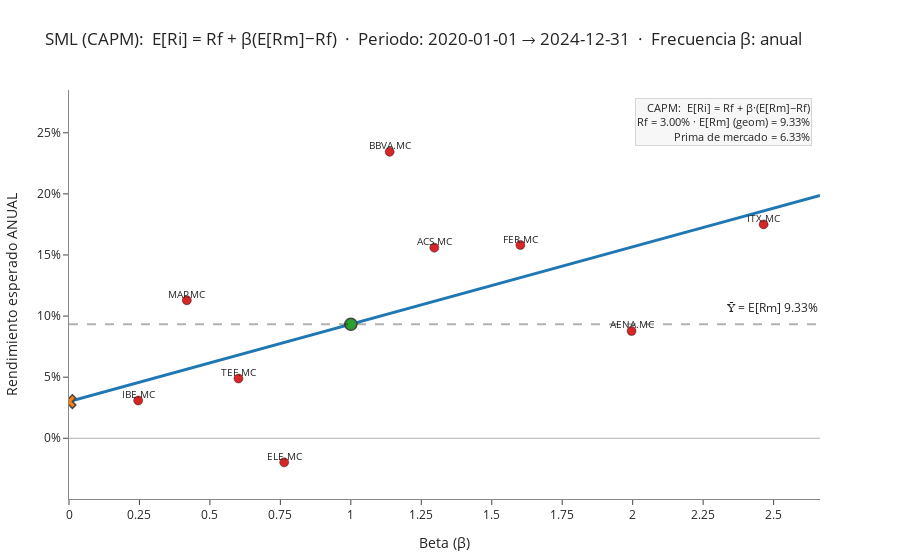

The cell this chart's notebook holds for it:
### Code cell
# ============================================
# SML (Security Market Line) — VERSIÓN ANUAL (2020–2024)
# Snowflake → IBEX + Activos → β ANUAL (excesos, OLS) → SML anual (geom.)
# ============================================

import pandas as pd
import numpy as np
import snowflake.connector
import statsmodels.api as sm
import plotly.graph_objects as go

# -----------------------------
# Configuración (ANUAL)
# -----------------------------
start_date = '2020-01-01'
end_date   = '2024-12-31'
ticker_ibex = '^IBEX'
rf_anual = 0.03                # 3% anual
freq_label = 'anual'
periodo_label = 'años'

tickers = [
    "IBE.MC", "ITX.MC", "TEF.MC", "BBVA.MC", "SAN.MC", "REP.MC",
    "AENA.MC", "IAG.MC", "ENG.MC", "ACS.MC", "FER.MC", "CABK.MC",
    "ELE.MC", "MAP.MC"
]

# -----------------------------
# Conexión Snowflake
# -----------------------------
conn = snowflake.connector.connect(
    user='TFMGRUPO4',
    password='TFMgrupo4ucm01_01#',
    account='WYNIFVB-YE01854',
    warehouse='COMPUTE_WH',
    database='YAHOO_FINANCE',
    schema='MACHINE_LEARNING',
    role='ACCOUNTADMIN'
)
cursor = conn.cursor()

# -----------------------------
# IBEX (mercado)
# -----------------------------
q_ibex = f"""
    SELECT DATE, STOCKCLOSE
    FROM INDEX_TOTALES
    WHERE TICKER = '{ticker_ibex}'
      AND DATE BETWEEN '{start_date}' AND '{end_date}'
    ORDER BY DATE
"""
cursor.execute(q_ibex)
df_ibex = pd.DataFrame(cursor.fetchall(), columns=['DATE', 'IBEX'])
df_ibex['DATE'] = pd.to_datetime(df_ibex['DATE'])
df_ibex['IBEX'] = pd.to_numeric(df_ibex['IBEX'], errors='coerce').astype(float)
df_ibex.set_index('DATE', inplace=True)
df_ibex = df_ibex.sort_index()

# -----------------------------
# Activos (precios)
# -----------------------------
dfs = {'IBEX': df_ibex['IBEX']}
for tk in tickers:
    q = f"""
        SELECT FECHA, CLOSE
        FROM TICKERS_INDEX
        WHERE TICKER = '{tk}'
          AND FECHA BETWEEN '{start_date}' AND '{end_date}'
        ORDER BY FECHA
    """
    cursor.execute(q)
    df = pd.DataFrame(cursor.fetchall(), columns=['FECHA', tk])
    df['FECHA'] = pd.to_datetime(df['FECHA'])
    df[tk] = pd.to_numeric(df[tk], errors='coerce').astype(float)
    df.set_index('FECHA', inplace=True)
    df = df.sort_index()
    dfs[tk] = df[tk]

cursor.close()
conn.close()

# -----------------------------
# Panel OUTER y remuestreo ANUAL (último válido del año)
# -----------------------------
panel = pd.concat(dfs, axis=1, join='outer').sort_index()

def last_valid(series: pd.Series):
    s = series.dropna()
    return s.iloc[-1] if not s.empty else np.nan

# Fin de año: 'YE' (Year End). Tomamos el último precio válido del año.
panel_y = panel.resample('YE').apply(last_valid)

# Retornos anuales (sin forward fill)
rets = panel_y.pct_change(fill_method=None)

# -----------------------------
# rf del periodo (ANUAL) para excesos
# -----------------------------
rf_period = rf_anual  # k = 1

# -----------------------------
# Utilidades
# -----------------------------
def geometric_annualized(r: pd.Series, periods_per_year=1):
    r = r.dropna()
    n = r.shape[0]
    if n == 0:
        return np.nan
    gross = (1 + r).prod()
    return gross**(periods_per_year / n) - 1  # con k=1 → media geométrica anual

def estimate_beta_alpha_r2(ri: pd.Series, rm: pd.Series, rf_p: float):
    """OLS en EXCESOS con constante: (Ri - Rf) = α + β (Rm - Rf) + ε"""
    pair = pd.concat([rm, ri], axis=1, join='inner').dropna()
    pair.columns = ['Rm', 'Ri']
    nobs = pair.shape[0]
    if nobs < 3:  # mínimo 3 retornos anuales
        return None, None, None, nobs
    X = pair['Rm'] - rf_p
    y = pair['Ri'] - rf_p
    Xc = sm.add_constant(X)
    res = sm.OLS(y, Xc).fit()
    beta  = res.params.get('Rm', np.nan)
    alpha = res.params.get('const', np.nan)
    r2    = res.rsquared
    return float(beta), float(alpha), float(r2), int(nobs)

# -----------------------------
# E[Rm] (geom) anual y prima de mercado
# -----------------------------
E_Rm_ann = geometric_annualized(rets['IBEX'], periods_per_year=1)
if pd.isna(E_Rm_ann) or rets['IBEX'].dropna().shape[0] < 3:
    raise RuntimeError("No hay años suficientes para β anual. Amplía el rango o revisa la cobertura del IBEX.")
market_premium = E_Rm_ann - rf_anual

# Chequeo: en β=0, SML debe valer Rf
print(f"Chequeo SML: y(β=0) = {rf_anual + market_premium*0.0:.2%} (Rf = {rf_anual:.2%})")

# -----------------------------
# β anual, α, R² y E[Ri] anual por activo
# -----------------------------
rows = []
for tk in tickers:
    beta, alpha, r2, nobs = estimate_beta_alpha_r2(rets[tk], rets['IBEX'], rf_period)
    if beta is None:
        print(f"[AVISO] {tk}: años insuficientes tras alinear (n={nobs}). Se omite.")
        continue

    pair = pd.concat([rets['IBEX'], rets[tk]], axis=1, join='inner').dropna()
    E_Ri_ann = geometric_annualized(pair[tk], periods_per_year=1)

    E_Ri_capm = rf_anual + beta * (E_Rm_ann - rf_anual)   # Predicción CAPM anual
    mispricing = E_Ri_ann - E_Ri_capm                     # Real - CAPM

    rows.append({
        'Ticker': tk,
        'Beta': beta,
        'Alpha_excesos': alpha,
        'R2': r2,
        'N_obs': nobs,
        'E_Ri_ann_geom': E_Ri_ann,
        'E_Ri_CAPM': E_Ri_capm,
        'Mispricing': mispricing
    })

df_points = pd.DataFrame(rows)
if df_points.empty:
    raise RuntimeError("No hay puntos para graficar (β anual). Amplía el rango o revisa cobertura.")
df_points = df_points.sort_values('Beta').reset_index(drop=True)

# -----------------------------
# SML y rangos de ejes (forzamos que arranque en β=0)
# -----------------------------
beta_min = 0.0
beta_max = max(1.5, df_points['Beta'].max() + 0.2)
betas_line = np.linspace(beta_min, beta_max, 200)
E_R_line   = rf_anual + market_premium * betas_line

y_vals = np.concatenate([
    df_points['E_Ri_ann_geom'].values,
    [rf_anual, E_Rm_ann, E_R_line.min(), E_R_line.max()]
])
y_min = float(np.nanmin(y_vals)) - 0.03
y_max = float(np.nanmax(y_vals)) + 0.03

# -----------------------------
# GRÁFICO Plotly — SML ANUAL (sin leyenda; Ȳ a la derecha)
# -----------------------------
fig = go.Figure()

# SML (desde β=0)
fig.add_trace(go.Scatter(
    x=betas_line, y=E_R_line, mode='lines',
    line=dict(width=3),
    showlegend=False,
    name='SML'
))

# Y medio del mercado (E[Rm]) — etiqueta a la DERECHA
fig.add_hline(
    y=E_Rm_ann, line_dash="dash", line_width=2,
    annotation_text=f"Ȳ = E[Rm] {E_Rm_ann:.2%}",
    annotation_position="top right", annotation_yshift=6
)

# Rf (β=0)
fig.add_trace(go.Scatter(
    x=[0], y=[rf_anual], mode='markers',
    marker=dict(symbol='x', size=12, line=dict(width=1.5)),
    showlegend=False,
    name='Rf',
    hovertemplate="<b>Activo sin riesgo</b><br>β=0.00<br>Rendimiento= %{y:.2%}<extra></extra>"
))

# Mercado (β=1)
fig.add_trace(go.Scatter(
    x=[1], y=[E_Rm_ann], mode='markers',
    marker=dict(size=12, line=dict(width=1.5)),
    showlegend=False,
    name='Mercado',
    hovertemplate="<b>Mercado</b><br>β=1.00<br>E[Rm]= %{y:.2%}<extra></extra>"
))

# Activos
fig.add_trace(go.Scatter(
    x=df_points['Beta'],
    y=df_points['E_Ri_ann_geom'],
    mode='markers',
    marker=dict(size=9, line=dict(width=1, color='rgba(0,0,0,0.4)')),
    showlegend=False,
    name='Activos',
    hovertemplate=(
        "<b>%{customdata[0]}</b><br>"
        f"n = %{{customdata[7]}} {periodo_label}<br>"
        "β = %{x:.3f} | E[Ri] (geom, anual) = %{y:.2%}<br>"
        "E[Rm] = %{customdata[1]:.2%} | Rf = %{customdata[2]:.2%}<br>"
        "<b>CAPM</b>: E[Ri]_CAPM = Rf + β·(E[Rm]−Rf) = "
        "%{customdata[2]:.2%} + %{x:.3f}·(%{customdata[1]:.2%} − %{customdata[2]:.2%}) "
        "= %{customdata[3]:.2%}<br>"
        "α (excesos) = %{customdata[4]:.2%} | R² = %{customdata[5]:.3f}<br>"
        "Mispricing = E[Ri] − E[Ri]_CAPM = %{customdata[6]:.2%}"
        "<extra></extra>"
    ),
    customdata=np.stack([
        df_points['Ticker'],
        np.full(len(df_points), E_Rm_ann),
        np.full(len(df_points), rf_anual),
        df_points['E_Ri_CAPM'],
        df_points['Alpha_excesos'],
        df_points['R2'],
        df_points['Mispricing'],
        df_points['N_obs']
    ], axis=-1)
))

# Etiquetas (texto sobre cada punto)
fig.add_trace(go.Scatter(
    x=df_points['Beta'],
    y=df_points['E_Ri_ann_geom'],
    mode='text',
    text=df_points['Ticker'],
    textposition='top center',
    textfont=dict(size=10),
    showlegend=False,
    name='Etiquetas'
))

# Caja/nota compacta a la DERECHA
nota = (
    "CAPM:  E[Ri] = Rf + β·(E[Rm]−Rf)<br>"
    f"Rf = {rf_anual:.2%} · E[Rm] (geom) = {E_Rm_ann:.2%}<br>"
    f"Prima de mercado = {market_premium:.2%}"
)
fig.add_annotation(
    xref="paper", yref="paper",
    x=0.99, y=0.98, xanchor="right", yanchor="top",
    text=nota, showarrow=False, align="right",
    bordercolor="rgba(0,0,0,0.15)", borderwidth=1,
    bgcolor="rgba(0,0,0,0.03)", font=dict(size=11)
)

# Layout sin leyenda
fig.update_layout(
    template='simple_white',
    title=("SML (CAPM):  E[Ri] = Rf + β(E[Rm]−Rf)  ·  "
           f"Periodo: {start_date} → {end_date}  ·  Frecuencia β: {freq_label}"),
    xaxis_title="Beta (β)",
    yaxis_title="Rendimiento esperado ANUAL",
    margin=dict(l=40, r=80, t=90, b=50),
    hovermode='closest',
    showlegend=False
)

# Ejes (β desde 0 para que la recta parta en Rf visible)
fig.update_xaxes(
    range=[beta_min, beta_max],
    zeroline=True, zerolinewidth=1, zerolinecolor="#B0B0B0",
    showline=True, linecolor="#888", dtick=0.25
)
fig.update_yaxes(
    range=[y_min, y_max],
    zeroline=True, zerolinewidth=1, zerolinecolor="#B0B0B0",
    showline=True, linecolor="#888", tickformat=".0%"
)

fig.show()

### Figure 1 — Plotly figure (JSON) as saved in the notebook; plotly's stock layout.template omitted (floating-point values rounded to 4 significant figures; data arrays with more than 128 entries replaced by an {"elided": "..."} marker saying what was removed)
{"data": [{"line": {"width": 3}, "mode": "lines", "name": "SML", "showlegend": false, "type": "scatter", "x": {"elided": "200 float values"}, "y": {"elided": "200 float values"}}, {"hovertemplate": "<b>Activo sin riesgo</b><br>β=0.00<br>Rendimiento= %{y:.2%}<extra></extra>", "marker": {"line": {"width": 1.5}, "size": 12, "symbol": "x"}, "mode": "markers", "name": "Rf", "showlegend": false, "type": "scatter", "x": [0], "y": [0.03]}, {"hovertemplate": "<b>Mercado</b><br>β=1.00<br>E[Rm]= %{y:.2%}<extra></extra>", "marker": {"line": {"width": 1.5}, "size": 12}, "mode": "markers", "name": "Mercado", "showlegend": false, "type": "scatter", "x": [1], "y": [0.09333]}, {"customdata": [["REP.MC", 0.09333, 0.03, -0.1017, 0.2239, 0.8045, 0.1879, 4], ["CABK.MC", 0.09333, 0.03, -0.06456, 0.3429, 0.5967, 0.3196, 4], ["IBE.MC", 0.09333, 0.03, 0.04555, -0.01202, 0.0856, -0.01464, 4], ["MAP.MC", 0.09333, 0.03, 0.05648, 0.05824, 0.2124, 0.05646, 4], ["TEF.MC", 0.09333, 0.03, 0.06808, -0.01575, 0.2978, -0.01917, 4], ["ELE.MC", 0.09333, 0.03, 0.07835, -0.09673, 0.6118, -0.09805, 4], ["BBVA.MC", 0.09333, 0.03, 0.1021, 0.1356, 0.6129, 0.1324, 4], ["ACS.MC", 0.09333, 0.03, 0.1121, 0.05924, 0.3542, 0.04387, 4], ["FER.MC", 0.09333, 0.03, 0.1314, 0.03261, 0.9281, 0.02671, 4], ["AENA.MC", 0.09333, 0.03, 0.1564, -0.05801, 0.9331, -0.06863, 4], ["ITX.MC", 0.09333, 0.03, 0.1861, 0.004686, 0.9529, -0.01107, 4]], "hovertemplate": "<b>%{customdata[0]}</b><br>n = %{customdata[7]} años<br>β = %{x:.3f} | E[Ri] (geom, anual) = %{y:.2%}<br>E[Rm] = %{customdata[1]:.2%} | Rf = %{customdata[2]:.2%}<br><b>CAPM</b>: E[Ri]_CAPM = Rf + β·(E[Rm]−Rf) = %{customdata[2]:.2%} + %{x:.3f}·(%{customdata[1]:.2%} − %{customdata[2]:.2%}) = %{customdata[3]:.2%}<br>α (excesos) = %{customdata[4]:.2%} | R² = %{customdata[5]:.3f}<br>Mispricing = E[Ri] − E[Ri]_CAPM = %{customdata[6]:.2%}<extra></extra>", "marker": {"line": {"color": "rgba(0,0,0,0.4)", "width": 1}, "size": 9}, "mode": "markers", "name": "Activos", "showlegend": false, "type": "scatter", "x": [-2.079, -1.493, 0.2455, 0.418, 0.6013, 0.7634, 1.138, 1.296, 1.602, 1.996, 2.465], "y": [0.08622, 0.255, 0.03091, 0.1129, 0.04891, -0.0197, 0.2345, 0.156, 0.1581, 0.08778, 0.175]}, {"mode": "text", "name": "Etiquetas", "showlegend": false, "text": ["REP.MC", "CABK.MC", "IBE.MC", "MAP.MC", "TEF.MC", "ELE.MC", "BBVA.MC", "ACS.MC", "FER.MC", "AENA.MC", "ITX.MC"], "textfont": {"size": 10}, "textposition": "top center", "type": "scatter", "x": [-2.079, -1.493, 0.2455, 0.418, 0.6013, 0.7634, 1.138, 1.296, 1.602, 1.996, 2.465], "y": [0.08622, 0.255, 0.03091, 0.1129, 0.04891, -0.0197, 0.2345, 0.156, 0.1581, 0.08778, 0.175]}], "layout": {"annotations": [{"showarrow": false, "text": "Ȳ = E[Rm] 9.33%", "x": 1, "xanchor": "right", "xref": "x domain", "y": 0.09333, "yanchor": "bottom", "yref": "y", "yshift": 6}, {"align": "right", "bgcolor": "rgba(0,0,0,0.03)", "bordercolor": "rgba(0,0,0,0.15)", "borderwidth": 1, "font": {"size": 11}, "showarrow": false, "text": "CAPM:  E[Ri] = Rf + β·(E[Rm]−Rf)<br>Rf = 3.00% · E[Rm] (geom) = 9.33%<br>Prima de mercado = 6.33%", "x": 0.99, "xanchor": "right", "xref": "paper", "y": 0.98, "yanchor": "top", "yref": "paper"}], "hovermode": "closest", "margin": {"b": 50, "l": 40, "r": 80, "t": 90}, "shapes": [{"line": {"dash": "dash", "width": 2}, "type": "line", "x0": 0, "x1": 1, "xref": "x domain", "y0": 0.09333, "y1": 0.09333, "yref": "y"}], "showlegend": false, "title": {"text": "SML (CAPM):  E[Ri] = Rf + β(E[Rm]−Rf)  ·  Periodo: 2020-01-01 → 2024-12-31  ·  Frecuencia β: anual"}, "xaxis": {"dtick": 0.25, "linecolor": "#888", "range": [0, 2.665], "showline": true, "title": {"text": "Beta (β)"}, "zeroline": true, "zerolinecolor": "#B0B0B0", "zerolinewidth": 1}, "yaxis": {"linecolor": "#888", "range": [-0.0497, 0.285], "showline": true, "tickformat": ".0%", "title": {"text": "Rendimiento esperado ANUAL"}, "zeroline": true, "zerolinecolor": "#B0B0B0", "zerolinewidth": 1}}}
